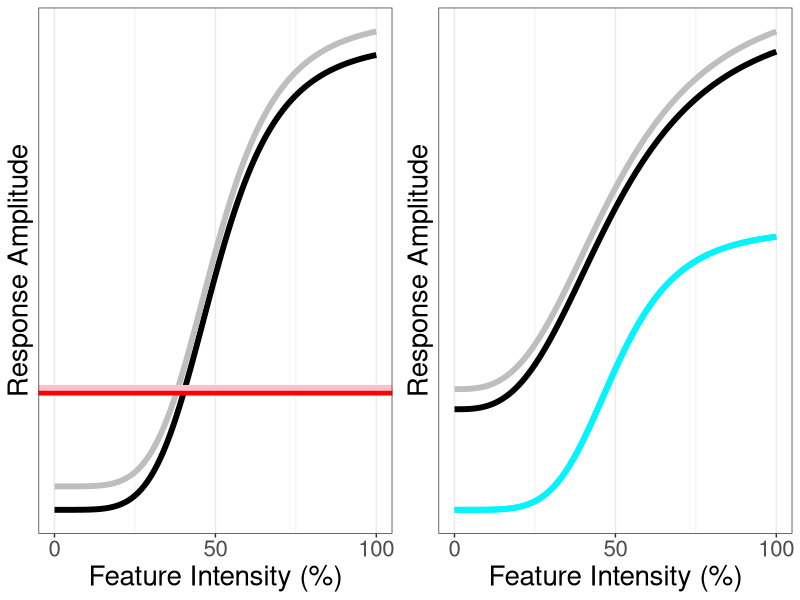

This figure's R source:
## ---- chunk 1
# Multiple plot function
#
# ggplot objects can be passed in ..., or to plotlist (as a list of ggplot objects)
# - cols:   Number of columns in layout
# - layout: A matrix specifying the layout. If present, 'cols' is ignored.
#
# If the layout is something like matrix(c(1,2,3,3), nrow=2, byrow=TRUE),
# then plot 1 will go in the upper left, 2 will go in the upper right, and
# 3 will go all the way across the bottom.
#
multiplot <- function(..., plotlist=NULL, file, cols=1, layout=NULL) {
  library(grid)

  # Make a list from the ... arguments and plotlist
  plots <- c(list(...), plotlist)

  numPlots = length(plots)

  # If layout is NULL, then use 'cols' to determine layout
  if (is.null(layout)) {
    # Make the panel
    # ncol: Number of columns of plots
    # nrow: Number of rows needed, calculated from # of cols
    layout <- matrix(seq(1, cols * ceiling(numPlots/cols)),
                    ncol = cols, nrow = ceiling(numPlots/cols))
  }

 if (numPlots==1) {
    print(plots[[1]])

  } else {
    # Set up the page
    grid.newpage()
    pushViewport(viewport(layout = grid.layout(nrow(layout), ncol(layout))))

    # Make each plot, in the correct location
    for (i in 1:numPlots) {
      # Get the i,j matrix positions of the regions that contain this subplot
      matchidx <- as.data.frame(which(layout == i, arr.ind = TRUE))

      print(plots[[i]], vp = viewport(layout.pos.row = matchidx$row,
                                      layout.pos.col = matchidx$col))
    }
  }
}
## ---- chunk 2
library(ggplot2)
## ---- chunk 3

c = seq(0,100)

rmax = 1
n = 5
c50 = 50
b = .25

y1 = rmax*c^n/(c^n+c50^n) + b # con cued v1
y2 = rmax*c^n/(c^n+c50^n) + b + .05
n = 1
rmax = .5
b = .5
y3 = rmax*c^n/(c^n+c50^n) + b # coh cued v1
y4 = rmax*c^n/(c^n+c50^n) + b + .05

rmax = 1
n = 3
b = .45
y5 = rmax*c^n/(c^n+c50^n) + b # con cued v1
y6 = rmax*c^n/(c^n+c50^n) + b + .05

b = .2
n = 5
y7 = (rmax-.3)*c^n/(c^n+(c50)^n) + b
y8 = (rmax-.3)*c^n/(c^n+(c50)^n) + b


d = data.frame(c=c,y1=y1,y2=y2,y3=y3,y4=y4,y5=y5,y6=y6,y7=y7,y8=y8)


## ---- chunk 4
b = .5

p1 = ggplot(d) +
  geom_line(aes(c,y1),color='black',size=2) +
  geom_line(aes(c,y2),color='grey',size=2) +
  geom_hline(aes(yintercept=b),color='red',size=2) +
  geom_hline(aes(yintercept=b+.01),color='pink',size=2) +
  theme_bw() +
  scale_x_continuous(breaks=c(0,50,100)) +
  scale_y_continuous(breaks=c()) +
  xlab('Feature Intensity (%)') +
  ylab('Response Amplitude') +
  theme(text = element_text(size=20))

p2 = ggplot(d) +
  geom_line(aes(c,y5),color='black',size=2) + 
  geom_line(aes(c,y6),color='grey',size=2) + 
  geom_line(aes(c,y7),color='turquoise2',size=2) + 
  geom_line(aes(c,y8),color='turquoise1',size=2) + 
  theme_bw() +
  scale_x_continuous(breaks=c(0,50,100)) +
  scale_y_continuous(breaks=c()) +
  xlab('Feature Intensity (%)') +
  ylab('Response Amplitude') +
    theme(text = element_text(size=20))
## ---- chunk 5
multiplot(p1,p2,layout=matrix(c(1,2), nrow=1, byrow=TRUE))
